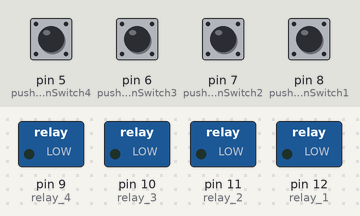
A sketch run on a simulated Arduino Uno, built with avr-gcc and run on an emulated ATmega328P. Shown: switched loads named in the sketch (green lamp = pin HIGH). Dashed ring = blinking. The inputs (shaded band) are chosen by the test bench; at power-on: pin 5 (pushButtonSwitch4), pin 6 (pushButtonSwitch3), pin 7 (pushButtonSwitch2), pin 8 (pushButtonSwitch1) HIGH.

Above: at 1.2 s.
1.3 s: pin 5 (pushButtonSwitch4) pulled LOW for 1 s
At 1.65 s:
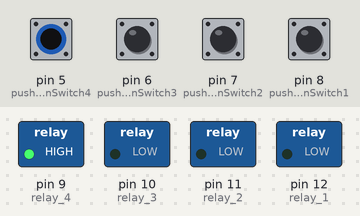
3.9 s: pin 6 (pushButtonSwitch3) pulled LOW for 0.15 s
At 5.3 s:
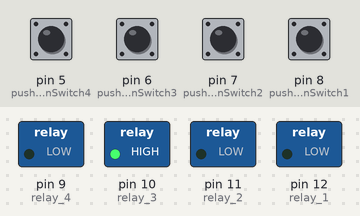
5.6 s: pin 7 (pushButtonSwitch2) pulled LOW for 0.15 s
At 6.8 s:
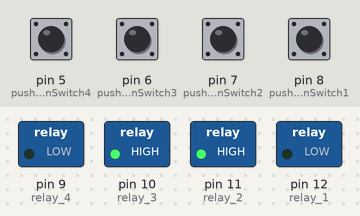
7.3 s: pin 8 (pushButtonSwitch1) pulled LOW for 0.15 s
At 8.1 s:
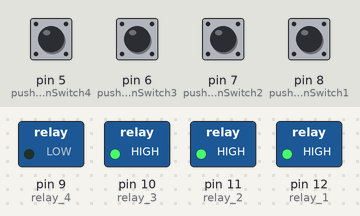
9.0 s: pin 5 (pushButtonSwitch4) pulled LOW for 0.15 s
At 10.4 s:
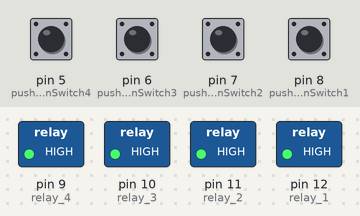
10.7 s: pin 6 (pushButtonSwitch3) pulled LOW for 1 s
At 11.05 s:
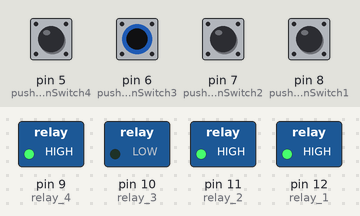
Timing chart, 0 to 13.7 s (numbered marks = the images above; inputs shaded):
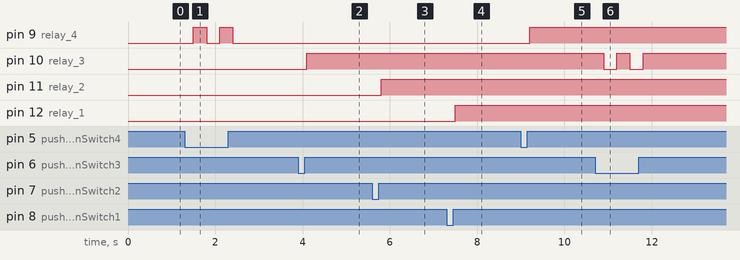

The sketch:

IRRemoteHomeProject.ino
```cpp
#include <IRremote.hpp>
enum relayPins {
  relay_1 = 12,
  relay_2 = 11,
  relay_3 = 10,
  relay_4 = 9
};
enum switchPins
{
  pushButtonSwitch1 = 8,
  pushButtonSwitch2 = 7,
  pushButtonSwitch3 = 6,
  pushButtonSwitch4 = 5
};


int RECV_PIN = 3;
IRrecv irrecv(RECV_PIN);

int pushButtonState1 = 0;
int pushButtonState2 = 0;
int pushButtonState3 = 0;
int pushButtonState4 = 0;

void setup()
{
  configurePins();
}

void relayOnOff(int relay){

    switch(relay){
      case 1:
             if(pushButtonState1 == 0){
              digitalWrite(relay_1, HIGH);
              pushButtonState1 = 1;
              }
             else{
              digitalWrite(relay_1, LOW);
              pushButtonState1 = 0;
              }
             delay(100);
      break;
      case 2:
             if(pushButtonState2 == 0){
              digitalWrite(relay_2, HIGH);
              pushButtonState2 = 1;
              }
             else{
              digitalWrite(relay_2, LOW);
              pushButtonState2 = 0;
              }
             delay(100);
      break;
      case 3:
             if(pushButtonState3 == 0){
              digitalWrite(relay_3, HIGH);
              pushButtonState3 = 1;
              }else{
              digitalWrite(relay_3, LOW);
              pushButtonState3 = 0;
              }
             delay(100);
      break;
      case 4:
             if(pushButtonState4 == 0){
              digitalWrite(relay_4, HIGH);
              pushButtonState4 = 1;
              }
             else{
              digitalWrite(relay_4, LOW);
              pushButtonState4 = 0;
              }
             delay(100);
      break;

      default : break;
      }

}


void loop() {

    if (digitalRead(pushButtonSwitch1) == LOW){
      delay(200);
      relayOnOff(1);
    }
    else if (digitalRead(pushButtonSwitch2) == LOW){
      delay(200);
      relayOnOff(2);
    }
    else if (digitalRead(pushButtonSwitch3) == LOW){
      delay(200);
      relayOnOff(3);
    }
    else if (digitalRead(pushButtonSwitch4) == LOW){
      delay(200);
      relayOnOff(4);
    }

      if (IrReceiver.decode()) {
        auto value= IrReceiver.decodedIRData.decodedRawData;
      Serial.print("Decoded IR Signal: ");
      Serial.println(value, HEX);
         switch(value){
          case 0xEF10BF00:
                    relayOnOff(1);
          break;
          case 0xEE11BF00:
                    relayOnOff(2);
          break;
          case 0xED12BF00:
                    relayOnOff(3);
          break;
          case 0xEB14BF00:
                    relayOnOff(4);
          break;
          default : break;
          }
    irrecv.resume();
    }
  }
void configurePins()
{
   Serial.begin(9600);
  irrecv.enableIRIn();
  pinMode(relay_1, OUTPUT);
  pinMode(relay_2, OUTPUT);
  pinMode(relay_3, OUTPUT);
  pinMode(relay_4, OUTPUT);

  pinMode(pushButtonSwitch1, INPUT_PULLUP);
  pinMode(pushButtonSwitch2, INPUT_PULLUP);
  pinMode(pushButtonSwitch3, INPUT_PULLUP);
  pinMode(pushButtonSwitch4, INPUT_PULLUP);
}
```

Measured:
- after the input at 1.3 s, pin 9 (relay_4): alternates HIGH for 0.30 s and LOW for 0.30 s, 4 changes in all, then stays LOW, starting after 0.20 s
- after the input at 3.9 s, pin 10 (relay_3): LOW → HIGH after 0.20 s
- after the input at 5.6 s, pin 11 (relay_2): LOW → HIGH after 0.20 s
- after the input at 7.3 s, pin 12 (relay_1): LOW → HIGH after 0.20 s
- after the input at 9.0 s, pin 9 (relay_4): LOW → HIGH after 0.20 s
- after the input at 10.7 s, pin 10 (relay_3): alternates HIGH for 0.30 s and LOW for 0.30 s, 4 changes in all, then stays HIGH, starting after 0.20 s
